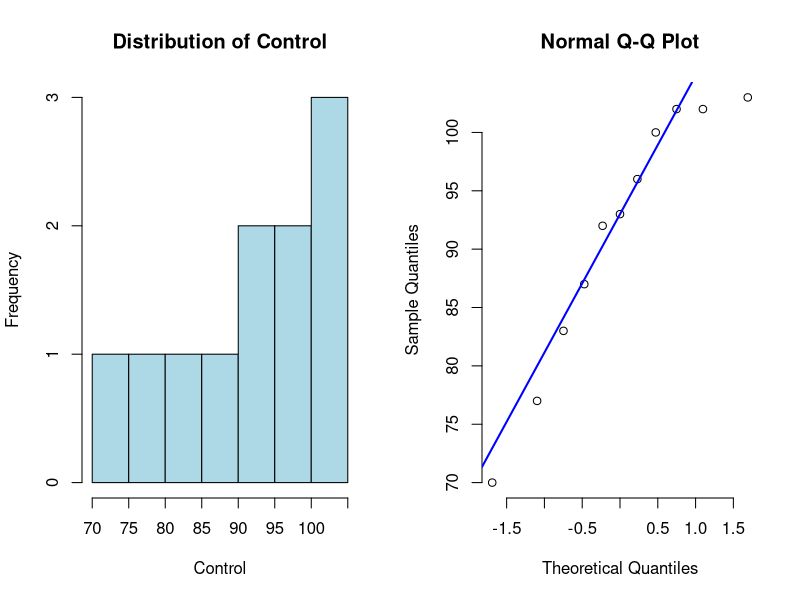
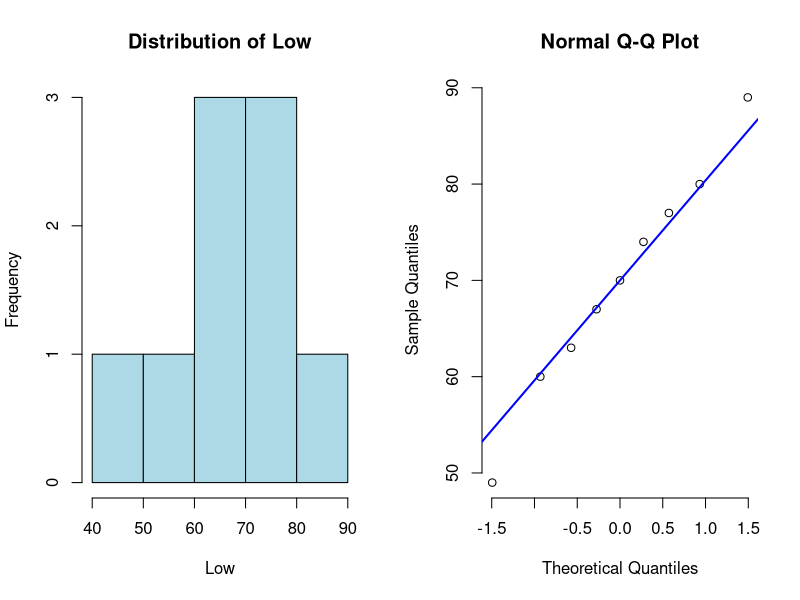
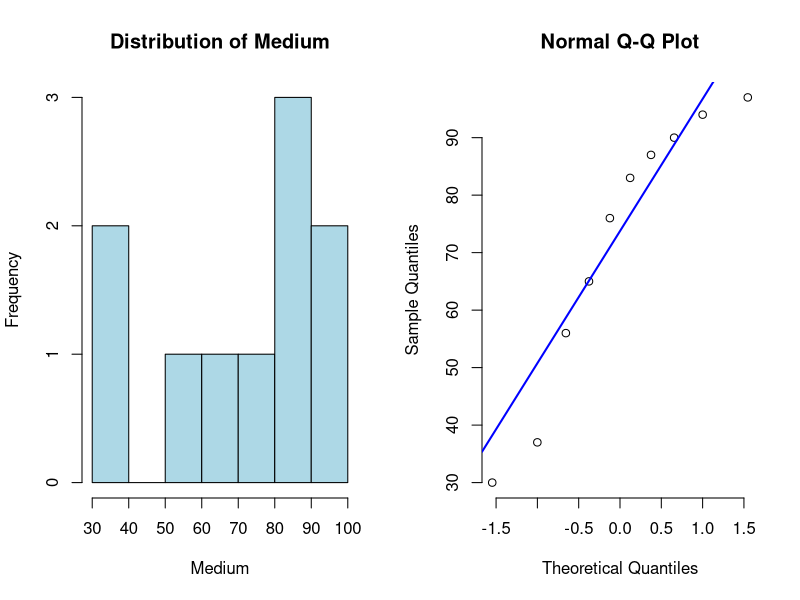
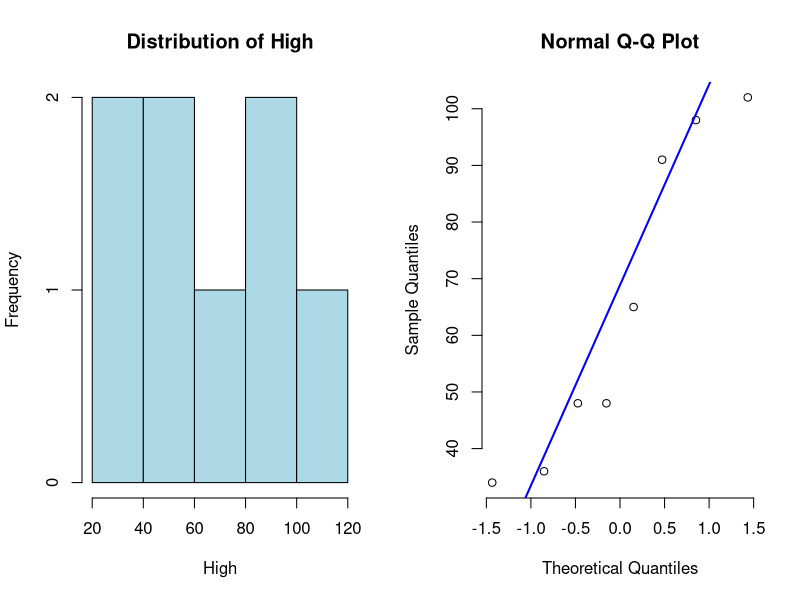
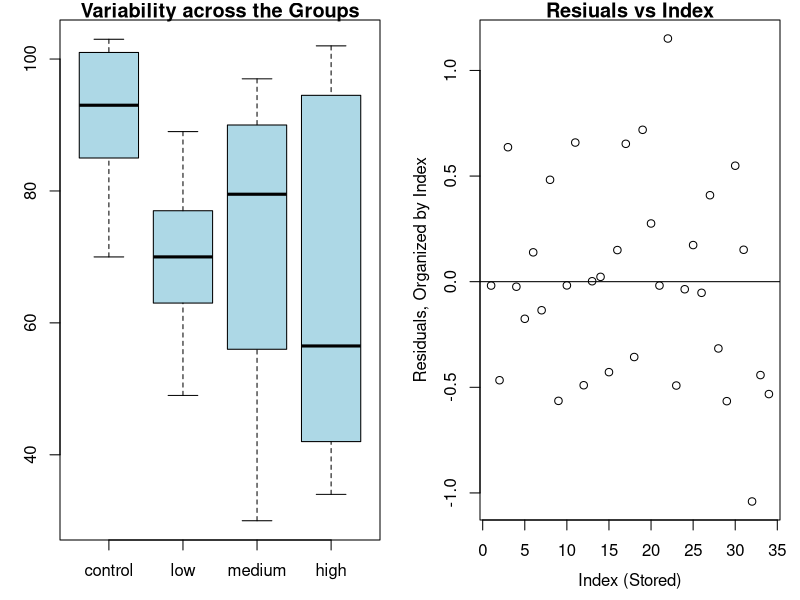
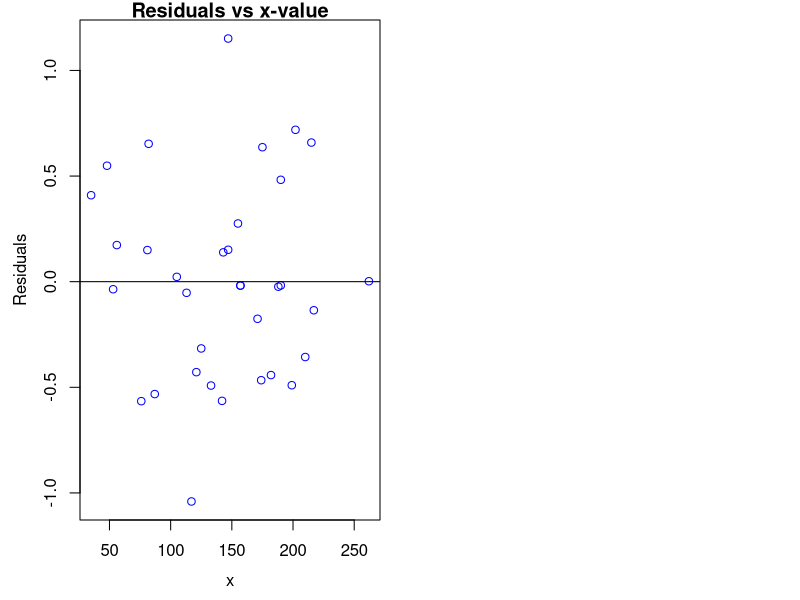
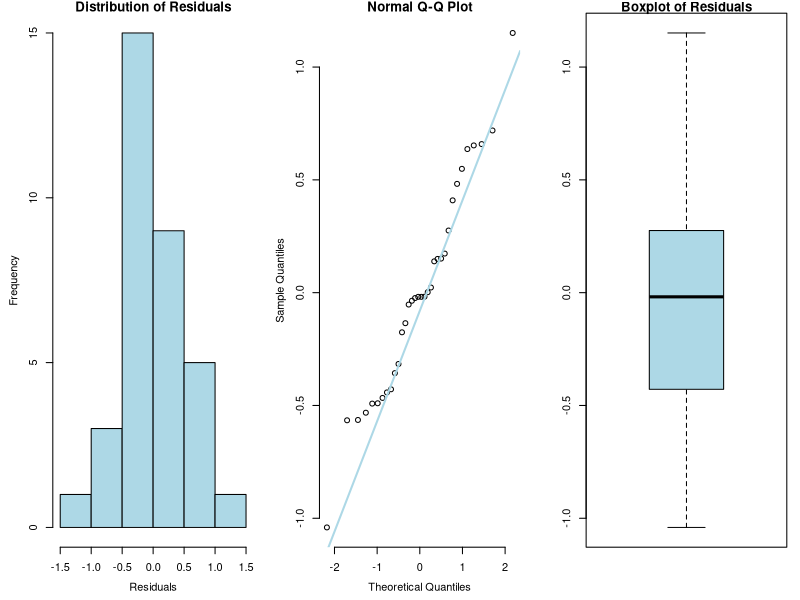
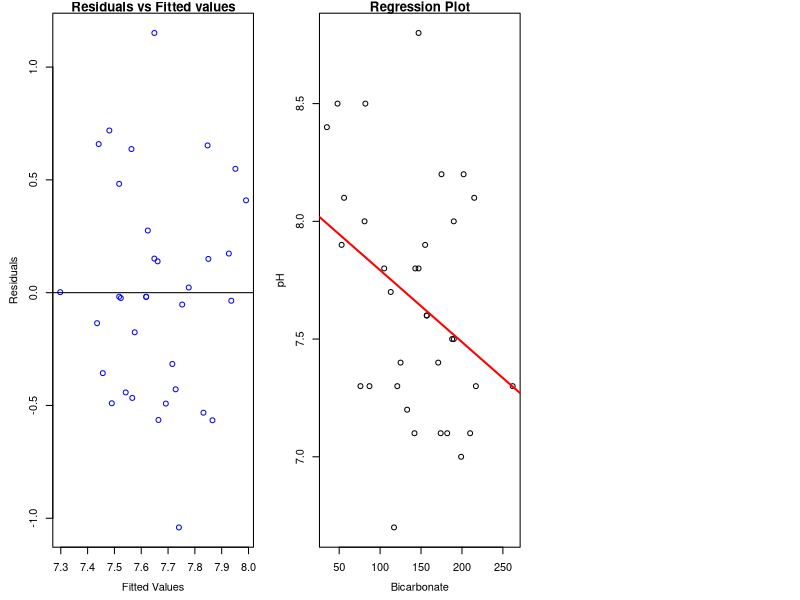

Recreate these plots in R, in order.
## ---- chunk 1
knitr::opts_chunk$set(echo = TRUE)
## ---- chunk 2
# Importing the dataset
red_dye_dataset <- read.csv("red_dye40.csv")
# View the summary  
summary(red_dye_dataset)
## ---- chunk 3
low_na  <- which(is.na(red_dye_dataset$low))
med_na  <- which(is.na(red_dye_dataset$medium))
high_na <- which(is.na(red_dye_dataset))

control <- red_dye_dataset$control
low     <- red_dye_dataset$low[-low_na]
medium  <- red_dye_dataset$medium[-med_na]
high    <- red_dye_dataset$high[-high_na]
## ---- chunk 4
par(mfrow=c(1,2))
hist(red_dye_dataset$control, main = "Distribution of Control"
     , xlab = "Control", col = "lightblue")
qqnorm(red_dye_dataset$control, pch = 1, frame = FALSE)
qqline(red_dye_dataset$control, col = "blue", lwd = 2)

# Shapiro-Wilk's test,
# To check whether or not a sample fits a normal distribution
shapiro.test(red_dye_dataset$control)
## ---- chunk 5
par(mfrow=c(1,2))
hist(red_dye_dataset$low, main = "Distribution of Low"
     , xlab = "Low", col = "lightblue")
qqnorm(red_dye_dataset$low, pch = 1, frame = FALSE)
qqline(red_dye_dataset$low, col = "blue", lwd = 2)

# Shapiro-Wilk's test,
# We will check p-value
shapiro.test(red_dye_dataset$low)
## ---- chunk 6
par(mfrow=c(1,2))
hist(red_dye_dataset$medium, main = "Distribution of Medium"
     , xlab = "Medium", col = "lightblue")
qqnorm(red_dye_dataset$medium, pch = 1, frame = FALSE)
qqline(red_dye_dataset$medium, col = "blue", lwd = 2)

# Shapiro-Wilk's test
shapiro.test(red_dye_dataset$medium)
## ---- chunk 7
par(mfrow=c(1,2))
hist(red_dye_dataset$high, main = "Distribution of High"
     , xlab = "High", col = "lightblue")
qqnorm(red_dye_dataset$high, pch = 1, frame = FALSE);
qqline(red_dye_dataset$high, col = "blue", lwd = 2);

shapiro.test(red_dye_dataset$high)
## ---- chunk 8
par(mar = c(3, 3, 1, 1))
boxplot(red_dye_dataset, cex.axis = 1.0
        , main = "Variability across the Groups", col = "lightblue")

## ---- chunk 9
dataframe <- data.frame(Group = c(rep("control", length(control))
                                       ,rep("low", length(low))
                                       , rep("medium", length(medium))
                                       , rep("high", length(high)))
                             , Time = c(control, low, medium, high))
## ---- chunk 10
aov_eq <- aov(Time ~ Group, data = dataframe)
summary(aov_eq)
## ---- chunk 11
posthoc <- TukeyHSD(aov_eq)
posthoc
## ---- chunk 12
groundwater_dataset <- read.csv("groundwater.csv")
# View the summary  
summary(groundwater_dataset)
## ---- chunk 13
linear_model <- lm(pH ~ Bicarbonate, data = groundwater_dataset)
linear_model
## ---- chunk 14
par(mar = c(4,4,1, 1), mgp = c(2.5, 1, 0))
plot(x = 1:length(linear_model$residuals), y = linear_model$residuals
     , xlab = "Index (Stored)",ylab = "Residuals, Organized by Index", main = "Resiuals vs Index")
abline(h = 0)
## ---- chunk 15
par(mar = c(4,4,1, 1), mgp = c(2.5, 1, 0))
plot(x = groundwater_dataset$Bicarbonate, y = linear_model$residuals
     , xlab = "x", ylab = "Residuals", col = "blue" 
     , main = "Residuals vs x-value")
abline(h = 0)
## ---- chunk 16
par(mfrow=c(1,3))
hist(linear_model$residuals, main = "Distribution of Residuals"
     , col = "lightblue", xlab = "Residuals")
qqnorm(linear_model$residuals, pch = 1, frame = FALSE);
qqline(linear_model$residuals, col = "lightblue"
         , lwd = 2);
boxplot(linear_model$residuals,col = "lightblue"
          , main = "Boxplot of Residuals")

shapiro.test(linear_model$residuals)
## ---- chunk 17
par(mar = c(4,4,1, 1), mgp = c(2.5, 1, 0))
plot(x = linear_model$fitted.values, y = linear_model$residuals
     , col = "blue" 
     , xlab = "Fitted Values", ylab = "Residuals"
     , main = "Residuals vs Fitted values")
abline(h = 0)
## ---- chunk 18
summary(linear_model)
## ---- chunk 19
par(mar = c(4,4,1,1), mgp = c(2.5, 1, 0))
plot(groundwater_dataset$Bicarbonate, groundwater_dataset$pH
     , main = "Regression Plot", xlab = "Bicarbonate", ylab = "pH")
abline(linear_model, col="red", lw=2)
## ---- chunk 20
confint(linear_model, level = 0.95, parm = "Bicarbonate")
## ---- chunk 21
# simulation
set.seed(0758054)
nsim <- 5000
coef_sim <- numeric(nsim)
sim_df <- groundwater_dataset

for (i in 1:nsim){
  sim_df$pH <- sample(groundwater_dataset$pH, size = nrow(groundwater_dataset), replace = FALSE)
  sim_lm <- lm(pH ~  Bicarbonate, data = sim_df)
  coef_sim[i] <- sim_lm$coefficients[2]
}

## ---- chunk 22
distance <- abs(linear_model$coefficients[2] - 0)
pval <- (length(which(abs(coef_sim - 0) >= distance)) + 1) / (nsim + 1)
pval
## ---- chunk 23
library(boot)
coefficient_wrapper <- function(df2, index){
  lin_model <- lm(Bicarbonate ~ pH, data = df2[index, ])
  return(lin_model$coefficients[2])
}

# Slope Parameter
coefficient_bs <- boot(groundwater_dataset, statistic = coefficient_wrapper, R = 5000)
boot.ci(coefficient_bs, conf = 0.95, type = "bca")
## ---- chunk 24
antelope_dataset <- read.csv("antelope.csv")
# View the summary  
summary(antelope_dataset)
